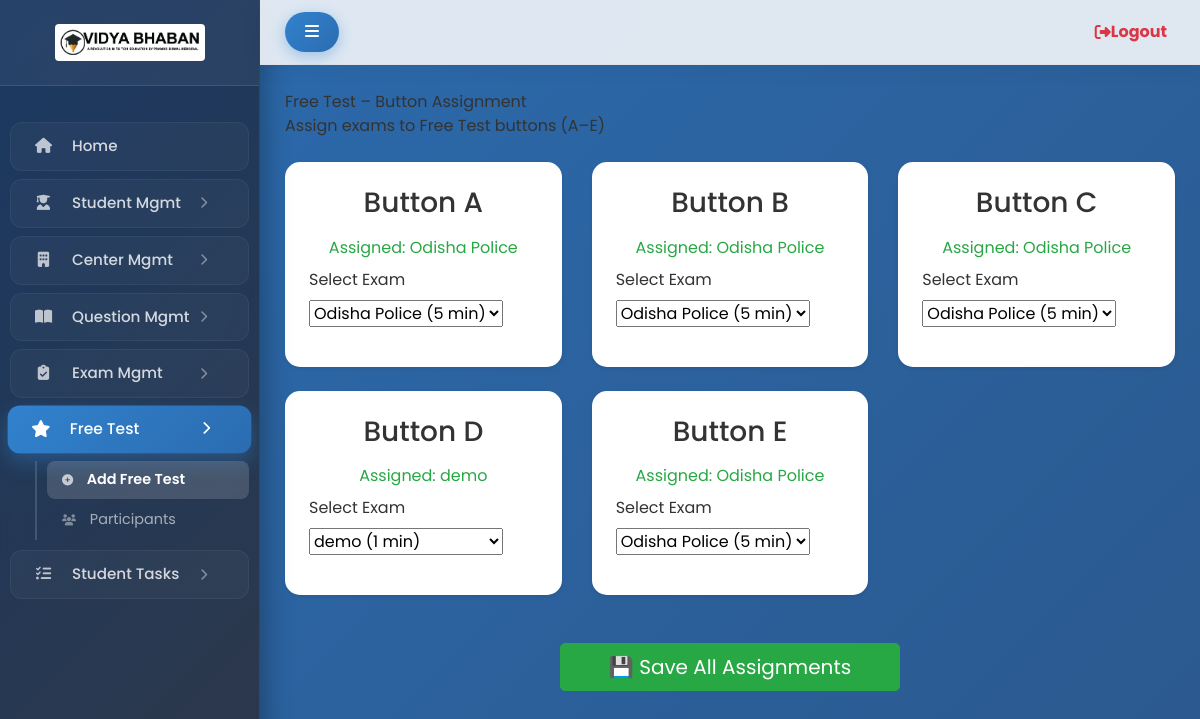
Page /panel/free-test/ (signed in) on the committed database.
### app/models.py (models this page shows, shortened)
class FreeTestButton(models.Model):
    name = models.CharField(max_length=1)  # A, B, C, D, E
    exam = models.ForeignKey(
        Exam,
        on_delete=models.SET_NULL,
        null=True,
        blank=True
    )

class Exam(models.Model):
    name = models.CharField(max_length=200)
    duration_minutes = models.PositiveIntegerField()
    marks_per_question = models.FloatField()
    negative_marking = models.FloatField(default=0)
    created_at = models.DateTimeField(auto_now_add=True)

### app/views.py (the view, shortened to what this page needs)
# urls.py: path('panel/free-test/', views.admin_free_test_buttons, name='admin_free_test_buttons'),
@staff_member_required(login_url="/admin-login/")
def admin_free_test_buttons(request):
    for name in ["A", "B", "C", "D", "E"]:
        FreeTestButton.objects.get_or_create(name=name)
    buttons = FreeTestButton.objects.select_related("exam").all()
    exams = Exam.objects.all()
    return render(request, "admin/free_test/button_assign.html", {
        "buttons": buttons,
        "exams": exams
    })

### templates/admin/free_test/button_assign.html (shortened to what this page needs)
{% extends "admin/dashboard.html" %}
{% block content %}
<div class="app-main__outer">
<div class="app-main__inner">
    <div class="app-page-title mb-4">
        <div class="page-title-wrapper">
            <div class="page-title-heading">
                <div>
                    Free Test – Button Assignment
                    <div class="page-title-subheading">
                        Assign exams to Free Test buttons (A–E)
                    </div>
                </div>
            </div>
        </div>
    </div>
    <form method="post">
        <div class="row">
            {% for b in buttons %}
            <div class="col-md-6 col-lg-4">
                <div class="card shadow-sm border-0 rounded-4 mb-4">
                    <div class="card-body p-4">
                        <h3 class="fw-bold text-center mb-3">
                            Button {{ b.name }}
                        </h3>
                        {% if b.exam %}
                            <p class="text-success text-center fw-bold mb-2">
                                Assigned: {{ b.exam.name }}
                            </p>
                        {% else %}
                            <p class="text-danger text-center fw-bold mb-2">
                                Not Assigned
                            </p>
                        {% endif %}
                        <div class="mb-3">
                            <label class="form-label fw-bold">
                                Select Exam
                            </label>
                            <select name="button_{{ b.name }}"
                                    class="form-select">
                                {% for e in exams %}
                                <option value="{{ e.id }}"
                                    {% if b.exam and b.exam.id == e.id %}
                                        selected
                                    {% endif %}>
                                    {{ e.name }}
                                    ({{ e.duration_minutes }} min)
                                </option>
                                {% endfor %}
                            </select>
                        </div>
                    </div>
                </div>
            </div>
            {% endfor %}
        </div>
        <div class="text-center mt-4">
            <button type="submit"
                    class="btn btn-success btn-lg px-5">
                💾 Save All Assignments
            </button>
        </div>
    </form>
</div>
</div>
{% endblock %}

### templates/admin/dashboard.html (style rules this page uses)
body { font-family: 'Poppins', sans-serif; background: linear-gradient(-45deg, #1a365d, #2d3748, #2c5282, #2b6cb0); background-size: 400% 400%; animation: gradientBG 18s ease infinite; overflow-x: hidden; color: #333; }
.card { border: none; border-radius: 15px; background: #fff; box-shadow: 0 10px 30px rgba(0,0,0,0.05); transition: all 0.4s cubic-bezier(0.175, 0.885, 0.32, 1.275); margin-bottom: 25px; overflow: hidden; position: relative; }

### rows in the picture
FreeTestButton: name "A", exam.name "Odisha Police", button_A "Odisha Police (5 min)"
FreeTestButton: name "B", exam.name "Odisha Police", exam+name "Odisha Police (5 min)"
FreeTestButton: name "C", exam.name "Odisha Police", exam+name "Odisha Police (5 min)"
FreeTestButton: name "D", exam.name "demo", exam+name "demo (1 min)"
FreeTestButton: name "E", exam.name "Odisha Police", exam+name "Odisha Police (5 min)"
